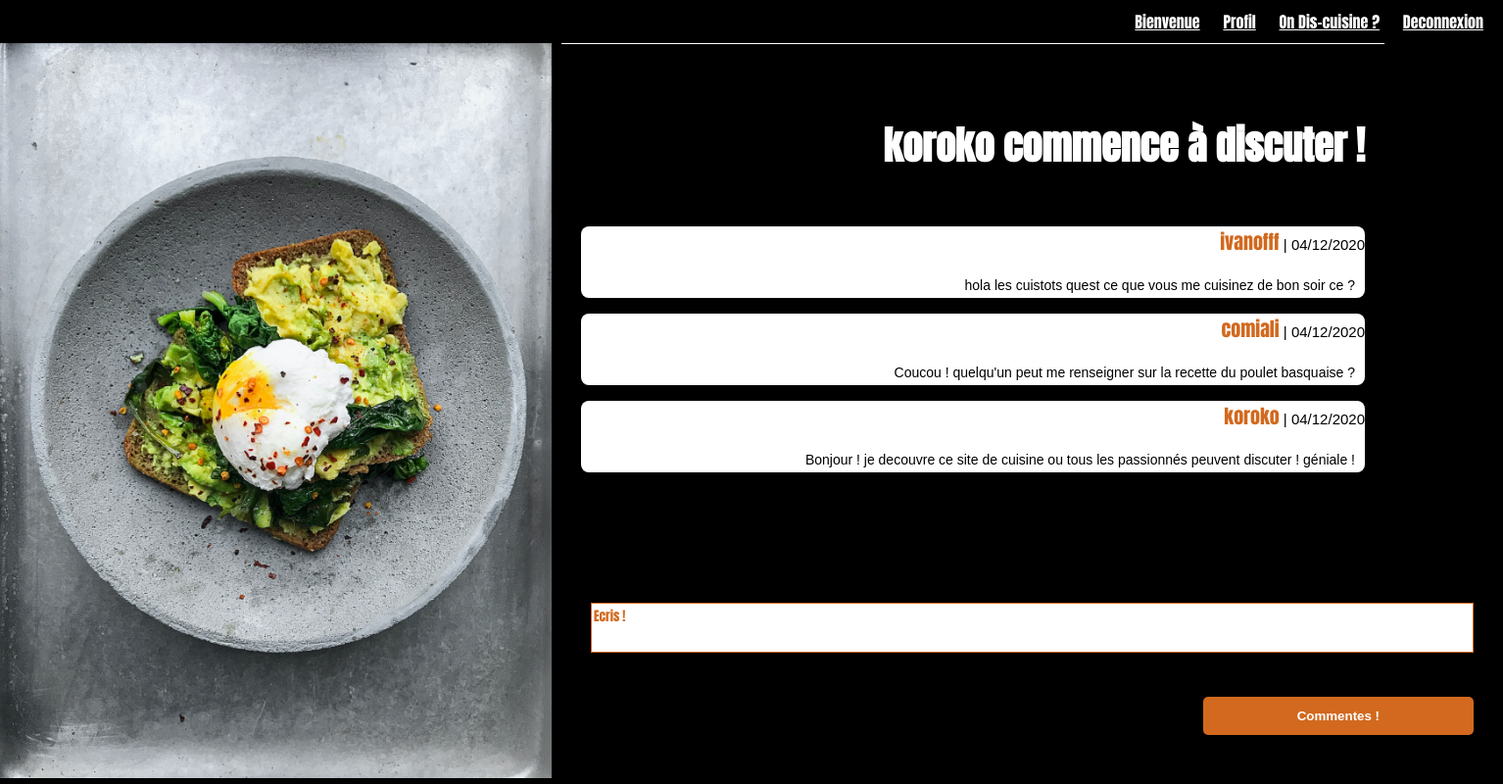
Page /pages/discussion.php (signed in) on the committed database.
### tables this page shows
CREATE TABLE `utilisateurs` (
  `id` int(11) NOT NULL,
  `login` varchar(255) NOT NULL,
  `password` varchar(255) NOT NULL
);

CREATE TABLE `messages` (
  `id` int(11) NOT NULL,
  `message` varchar(140) NOT NULL,
  `id_utilisateur` int(11) NOT NULL,
  `date` date NOT NULL
);

### pages/discussion.php (the view, shortened to what this page needs)
<?php
require ('../config/functions.php');
if (is_loggedin())
{
    $bdd = db();
    $req = $bdd->prepare("SELECT * FROM utilisateurs WHERE id = ? ");
    $req->execute(array($_SESSION["id"]));
    $users=$req->fetch(PDO::FETCH_ASSOC);
}
else
{
    redirect('connexion.php');
}
?>
<!DOCTYPE html>
<html lang="fr">
<head>
    <link rel="stylesheet" href="../css/index.css" />
</head>
<body class="body5">
<header>
    <nav class="nav">
        <a href='profil-index.php'>Bienvenue</a>
        <a href='profil.php'>Profil</a>
        <a href='discussion.php'> On Dis-cuisine ?</a>
        <a href='deconnexion.php'>Deconnexion</a>
    </nav>
</header>
<main>
    <section class="flex1">
        <img src="../images/pexels.jpg" alt="chat">
        <article>
            <article class="scroll">
                <h1><?php echo $users['login'] ." ". "commence à discuter !"; ?> </h1>
                <?php
                $req = $bdd->prepare("SELECT messages.message, messages.date, utilisateurs.login FROM messages INNER JOIN utilisateurs WHERE messages.id_utilisateur = utilisateurs.id ORDER BY messages.id DESC");
                $req->execute();
                $resultat = $req->fetchAll(PDO::FETCH_ASSOC);
                foreach  ($resultat as $row)
                {
                    $date=date('d/m/Y', strtotime($row["date"]));
                    echo "<div class='background'>";
                    echo '<div><p><span>'.$row['login'].'</span>' . '<span class="date"> | '. $date . ' </span><br></p></div>';
                    echo '<div class="message">'. $row['message']  .'</div>';
                    echo "</div>";
                }
                ?>
            </article>
            <article>
                <form class="form_discussion" method="post" action="discussion.php">
                    <div>
                        <div>
                            <textarea id="description" name="description" rows="3" cols="110" placeholder="Ecris !" ></textarea>
                        </div>
                        <input class="submit1" type="submit" name="submit" value="Commentes !">
                    </div>
                </form>
            </article>
        </article>
    </section>
</main>
</body>
</html>

### css/index.css (style rules this page uses)
.article h1, .article a, .nav, .nav1, .nav2 { padding: 10px; }
.nav a { padding: 10px; color: white; }
input { margin: 10px; }
.flex1 { display: flex; flex-direction: row; justify-content: space-between; text-align: right; }
.flex1 img { height: 750px; }
.scroll { height: 500px; width: 800px; overflow-y: scroll; background-color: black; padding: 20px; border-top: 1px solid white; }
.date { color: black; font-size: 15px; font-family: 'Dosis', sans-serif; }
span { color: chocolate; font-size: 20px; }
.scroll h1 { font-size: 40px; }
.body5 { margin: 0; height: 100vh; background-color: black; display: flex; flex-direction: column; justify-content: space-between; text-align: right; color: white; font-family: 'Anton', sans-serif; }
.form_discussion { padding: 20px; }
.background { background-color: white; border-radius: 8px; }
.message { font-size: 14px; padding: 5px; margin: 5px; color: black; font-family: 'Dosis', sans-serif; }
textarea { resize: none; border: 1px solid chocolate; margin: 10px; font-family: 'Dosis', sans-serif; }
textarea::placeholder { color: chocolate; font-family: 'Anton', sans-serif; }
.submit1 { border: none; padding: 12px; color: white; font-weight: bold; background-color: chocolate; width: 30%; margin-right: 10px; border-radius: 5px; }
input { margin: 30px; background: none; border: none; border-bottom: 2px solid white; width: 70%; color: white; resize: none; font-family: 'Montserrat', sans-serif; }
input::placeholder { color: white; font-size: 16px; font-weight: bold; }

### rows in the picture
utilisateurs: login "koroko"
messages: id_utilisateur.login "ivanofff", date "04/12/2020", message "hola les cuistots quest ce que vous me cuisinez de bon soir ce ?"
messages: id_utilisateur.login "comiali", date "04/12/2020", message "Coucou ! quelqu'un peut me renseigner sur la recette du poulet basquaise ?"
messages: id_utilisateur.login "koroko", date "04/12/2020", message "Bonjour ! je decouvre ce site de cuisine ou tous les passionnés peuvent discuter ! géniale !"
